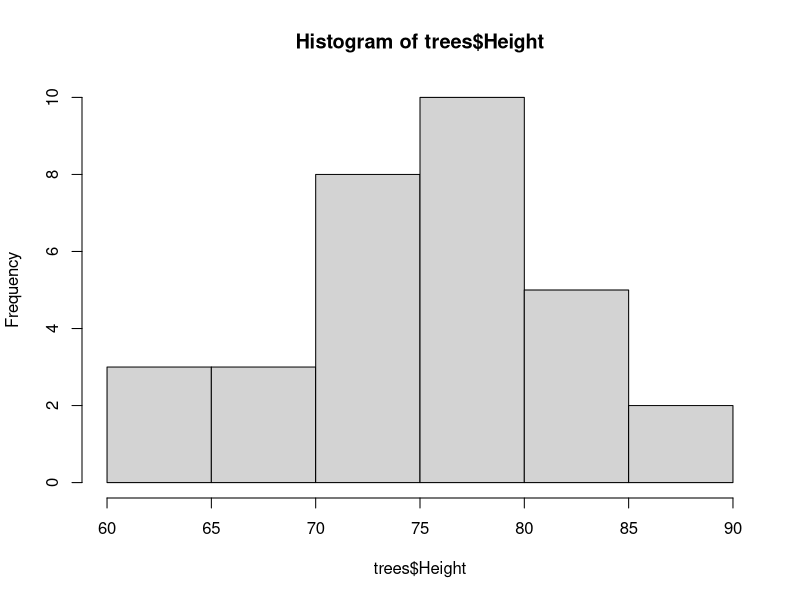
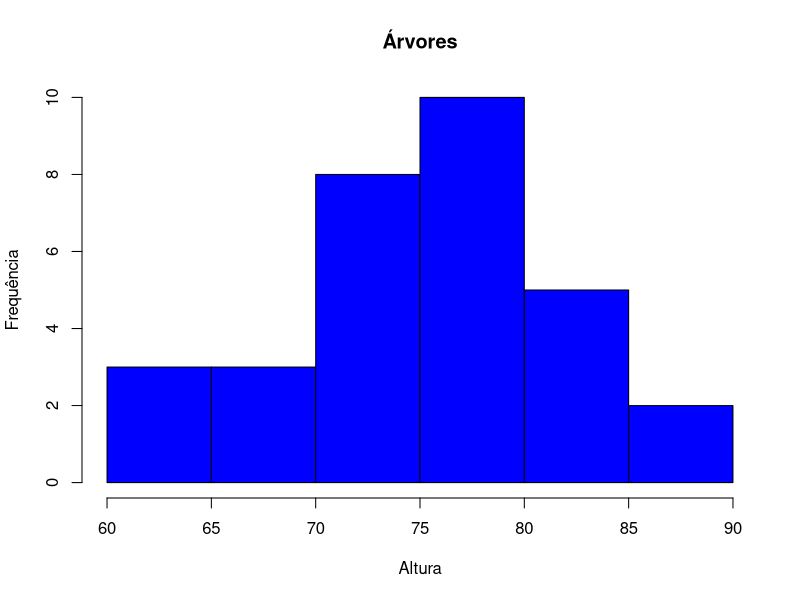
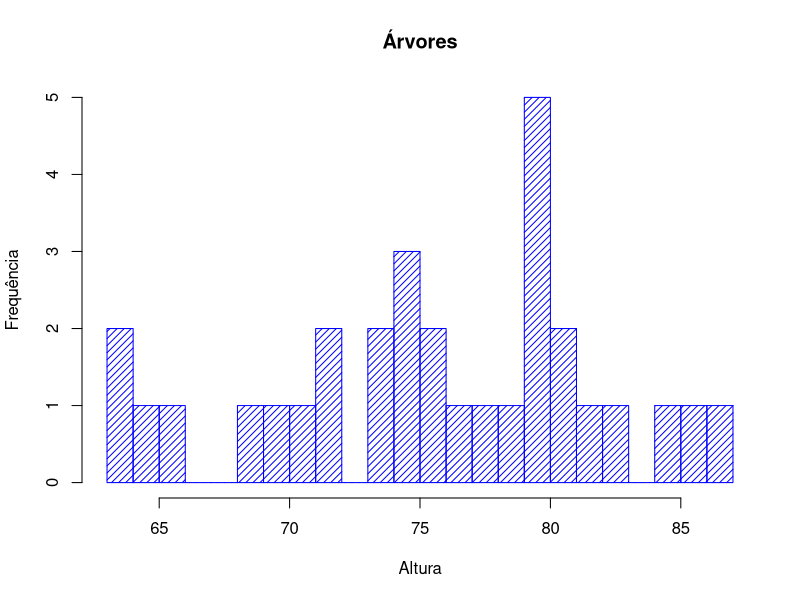
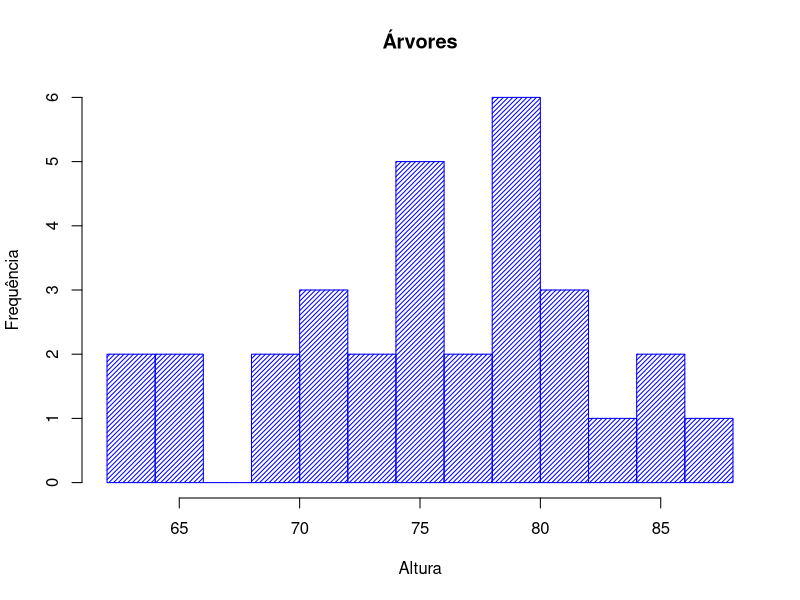
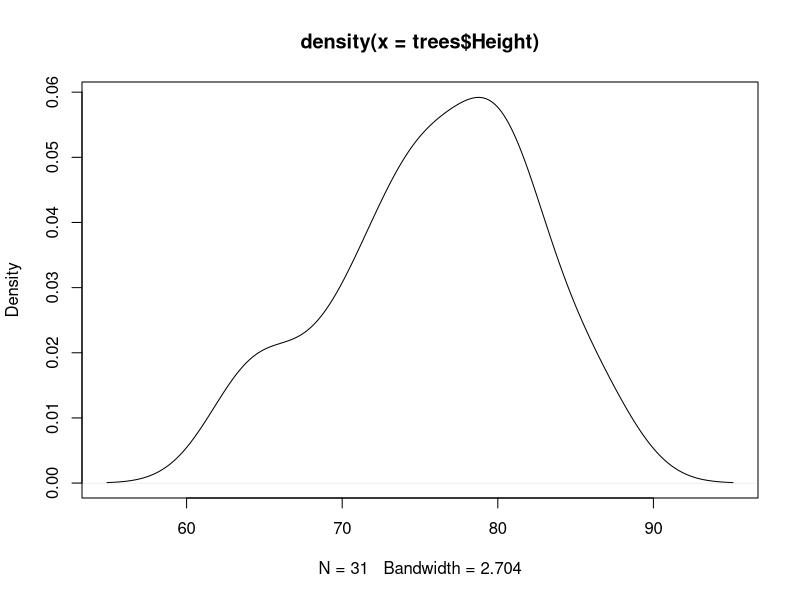
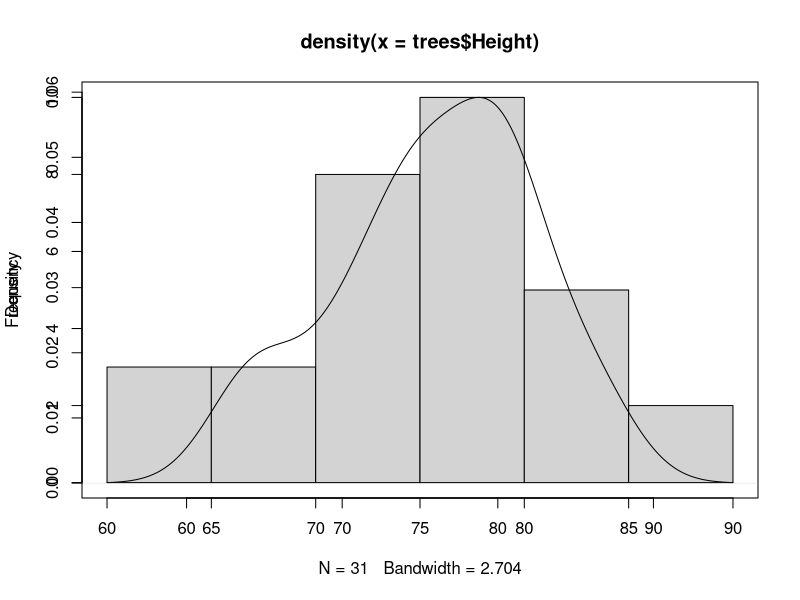
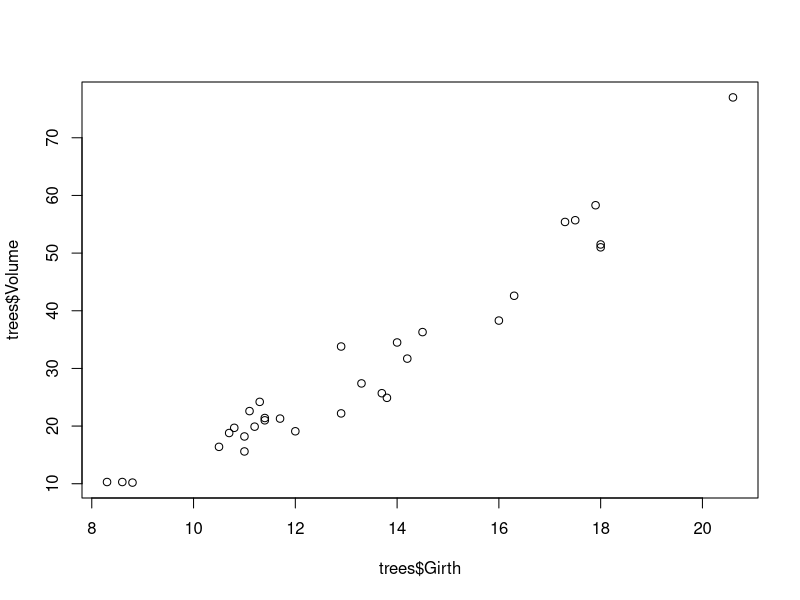
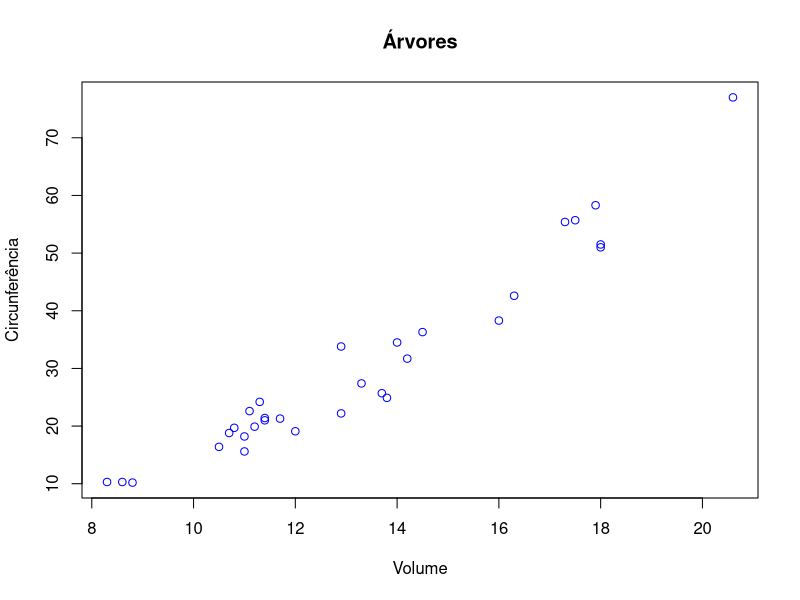

The R script that drew these images, in order: (Note: this script raises an error after producing the figures.)
#
# Udemy - Formação Cientista de Dados
#
# Seção 10 - Visualização, Gráficos e Dashboards
#

trees
head(trees)
hist(trees$Height)
hist(trees$Height,
     main = "Árvores",
     ylab = "Frequência", 
     xlab = "Altura",
     col = "blue")
hist(trees$Height,
     main = "Árvores",
     ylab = "Frequência", 
     xlab = "Altura",
     col = "blue",
     density = 20,
     breaks = 20)
hist(trees$Height,
     main = "Árvores",
     ylab = "Frequência", 
     xlab = "Altura",
     col = "blue",
     density = 30,
     breaks = 10)


densidade <- density(trees$Height)
densidade
plot(densidade)
hist(trees$Height,
     main = NULL,
     xlab = NULL)
par(new = TRUE)
plot(densidade)


plot(trees$Girth, trees$Volume)
plot(trees$Girth, trees$Volume,
     main = 'Árvores',
     ylab = 'Circunferência',
     xlab = 'Volume',
     col = 'blue')
plot(trees$Girth, trees$Volume,
     main = 'Árvores',
     ylab = 'Circunferência',
     xlab = 'Volume',
     col = 'blue',
     pch = 20)
plot(trees$Girth, trees$Volume,
     main = 'Árvores',
     ylab = 'Circunferência',
     xlab = 'Volume',
     col = 'blue',
     pch = 20,
     type = 'l')
plot(jitter(trees$Girth), trees$Volume,
     main = 'Árvores',
     ylab = 'Circunferência',
     xlab = 'Volume',
     col = 'blue',
     pch = 20)


CO2
head(CO2)
plot(CO2$conc, CO2$uptake,
     pch = 20,
     col = CO2$Treatment)
legend('bottomright', 
       legend = c('nonchilled', 'chilled'), cex = 1, fill = c('black', 'red'))


plot(trees)
split.screen(figs = c(2,2))
screen(1)
plot(trees$Girth, trees$Volume)
screen(2)
plot(trees$Girth, trees$Height)
screen(3)
plot(trees$Height, trees$Volume)
screen(4)
hist(trees$Volume)
close.screen(all = TRUE)


boxplot(trees$Volume,
        main = 'Árvores',
        xlab = 'Volume')
boxplot(trees$Volume,
        main = 'Árvores',
        xlab = 'Volume',
        col = 'blue',
        horizontal = T)
boxplot(trees$Volume,
        main = 'Árvores',
        xlab = 'Volume',
        col = 'blue',
        horizontal = T,
        outline = F)
boxplot(trees$Volume,
        main = 'Árvores',
        xlab = 'Volume',
        col = 'blue',
        horizontal = T,
        outline = F,
        notch = T)
boxplot.stats(trees$Height)
boxplot(trees)
boxplot(trees,
        horizontal = T)


InsectSprays
head(InsectSprays)
spray <- aggregate(. ~ spray, data = InsectSprays, sum)
spray
barplot(spray$count,
        col = gray.colors(6),
        xlab = 'Spray',
        ylab = 'Total',
        names.arg = spray$spray)
box()

pie(spray$count,
    labels = spray$spray,
    main = 'Spray',
    col = c(1:6))
pie(spray$count,
    labels = NA,
    main = 'Spray',
    col = c(1:6))
legend('bottomright', legend = spray$spray, cex = 1, fill = c(1:6))
## 'bottomright', 'bottom', 'bottomleft', 'left', 'topleft', 'top', 'topright', 'right', 'center'


library(lattice)
bwplot(trees$Volume)
bwplot(trees$Volume,
       main = 'Árvore',
       xlab = 'Volume')


histogram(trees$Volume,
          main = 'Árvores',
          xlab = 'Volume',
          aspect = 2,
          type = 'count', 
          nint = 10)
histogram(trees$Volume,
          main = 'Árvores',
          xlab = 'Volume',
          aspect = 1,
          type = 'count', 
          nint = 10)
histogram(trees$Volume,
          main = 'Árvores',
          xlab = 'Volume',
          aspect = 0.5,
          type = 'count', 
          nint = 10)

chickwts
aggregate(chickwts$weight,
          by = list(chickwts$feed),
          FUN = sum)
histogram(chickwts$weight | chickwts$feed, data = chickwts)


densityplot(CO2$conc)
densityplot(~ CO2$conc | CO2$Treatment)
densityplot(~ CO2$conc | CO2$Treatment, plot.points= F)


xyplot(CO2$conc ~ CO2$uptake)
xyplot(CO2$conc ~ CO2$uptake | CO2$Type)
xyplot(CO2$conc ~ CO2$uptake | CO2$Treatment)

esoph
head(esoph)
dotplot(esoph$alcgp ~ esoph$ncontrols, data = esoph)
dotplot(esoph$alcgp ~ esoph$ncontrols | esoph$tobgp, data = esoph)



cloud(decrease ~ rowpos * colpos, 
      data = OrchardSprays)
cloud(decrease ~ rowpos * colpos, 
      groups = treatment,
      data = OrchardSprays)


#
# Questionário 10
#

# Pergunta  1: Marque a opção falsa com relação a capacidade de percepção do cérebro humano:
# Resposta  1: O cérebro tem maior capacidade de perceber volume do que Ãngulos

# Pergunta  2: Você precisa montar um Dashbord financeiro com 5 gráficos.
#              Observando a imagem abaixo, em quais áreas você colocaria os 2 gráficos mais importantes?
# Resposta  2: 1 e 3

# Pergunta  3: Qual opção melhor define o conceito de Data-Ink Ratio, criado por Edward Tufte?
# Resposta  3: Maximizar o uso da tinta para mostrar dados

# Pergunta  4: Das opções abaixo, qual o melhor gráfico para comparar dois valores contínuos?
# Resposta  4: Gráfico de dispersão

# Pergunta  5: Com relação a gráficos de setores, marque a afirmação falsa:
# Resposta  5: Não devem ser usados

# Pergunta  6: São gráficos recomendados para analisar a distribuição de uma variável contínua.
# Resposta  6: Boxplot e Histograma

# Pergunta  7: São gráficos recomendados para visualizar dados discretos.
# Resposta  7: Barras e Setores

# Pergunta  8: Você criou um Dashboard e resolve verificar se ele atende as boas práticas recomendadas. 
#              Dos itens abaixo, qual você não aplicaria em seu Dashboard?
# Resposta  8: Verificaria se todos os elementos do Dashboard estão nas áread de mais enfase (superior
#              esquerda e central)

# Pergunta  9: Gráfico ideal para comparar variáveis contínuas, mas que pode apresentar problema de 
#              sobreposição de dados.
# Resposta  9: Dispersão

# Pergunta 10: Observando o gráfico abaixo, o que está representado pelo ponto indicado pela seta?
# Resposta 10: Variável fora do padrão






